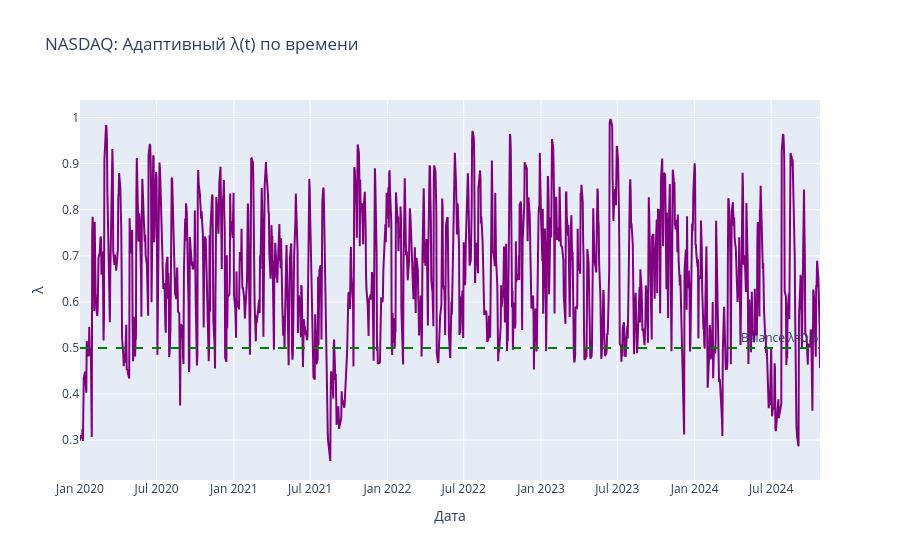

Notebook code cell kept with this figure:
### Code cell
# График: адаптивный λ
fig_lam = go.Figure()
fig_lam.add_trace(go.Scatter(x=dates_test, y=ginn_lambdas, name='λ(t)', line=dict(color='purple')))
fig_lam.add_hline(y=0.5, line_dash='dash', line_color='green', annotation_text='Balance λ=0.5')
fig_lam.update_layout(title='NASDAQ: Адаптивный λ(t) по времени',
                      xaxis_title='Дата', yaxis_title='λ')
fig_lam.show()

### Figure 1 — Plotly figure (JSON) as saved in the notebook; plotly's stock layout.template omitted (floating-point values rounded to 4 significant figures; data arrays with more than 128 entries replaced by an {"elided": "..."} marker saying what was removed)
{"data": [{"line": {"color": "purple"}, "name": "λ(t)", "type": "scatter", "x": {"elided": "1273 str values"}, "y": {"elided": "1273 float values"}}], "layout": {"annotations": [{"showarrow": false, "text": "Balance λ=0.5", "x": 1, "xanchor": "right", "xref": "x domain", "y": 0.5, "yanchor": "bottom", "yref": "y"}], "shapes": [{"line": {"color": "green", "dash": "dash"}, "type": "line", "x0": 0, "x1": 1, "xref": "x domain", "y0": 0.5, "y1": 0.5, "yref": "y"}], "title": {"text": "NASDAQ: Адаптивный λ(t) по времени"}, "xaxis": {"title": {"text": "Дата"}}, "yaxis": {"title": {"text": "λ"}}}}
